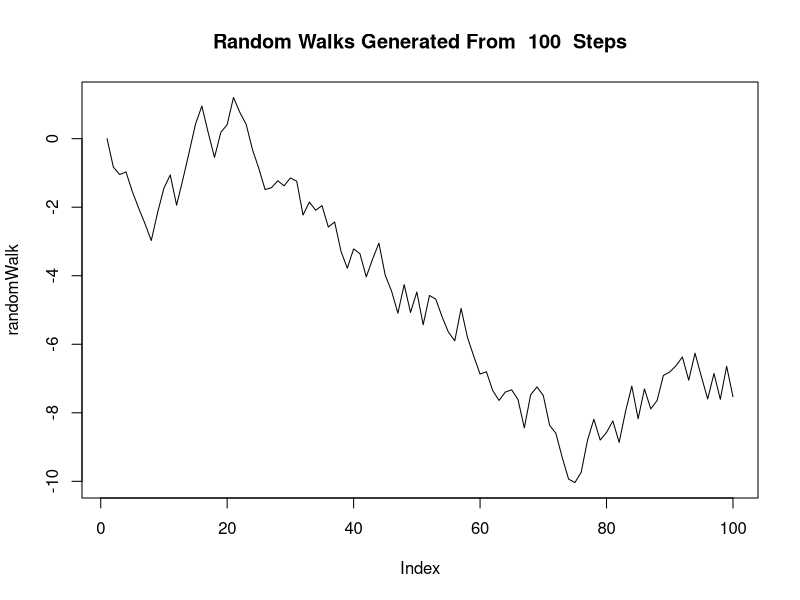
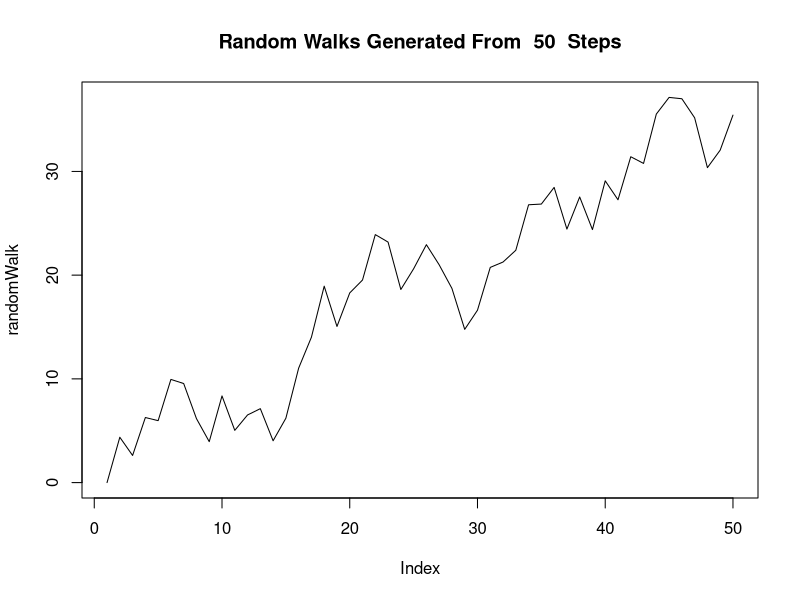
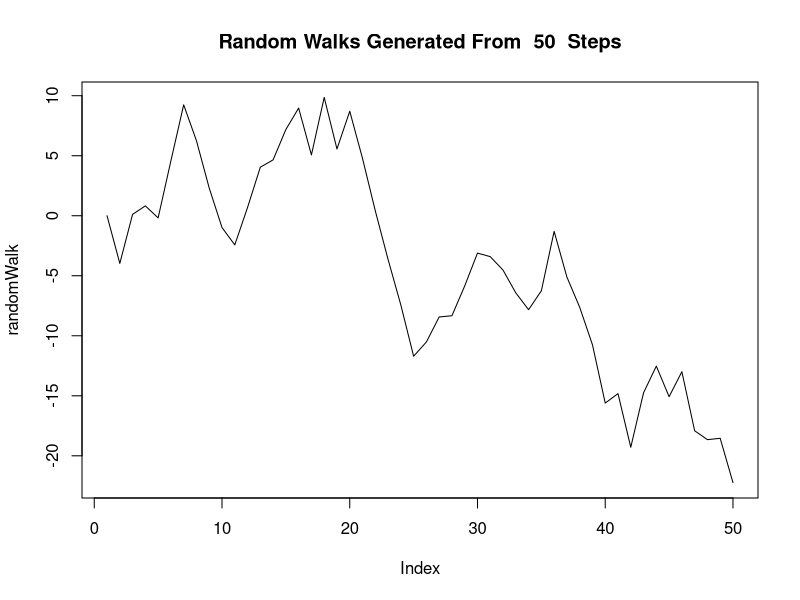
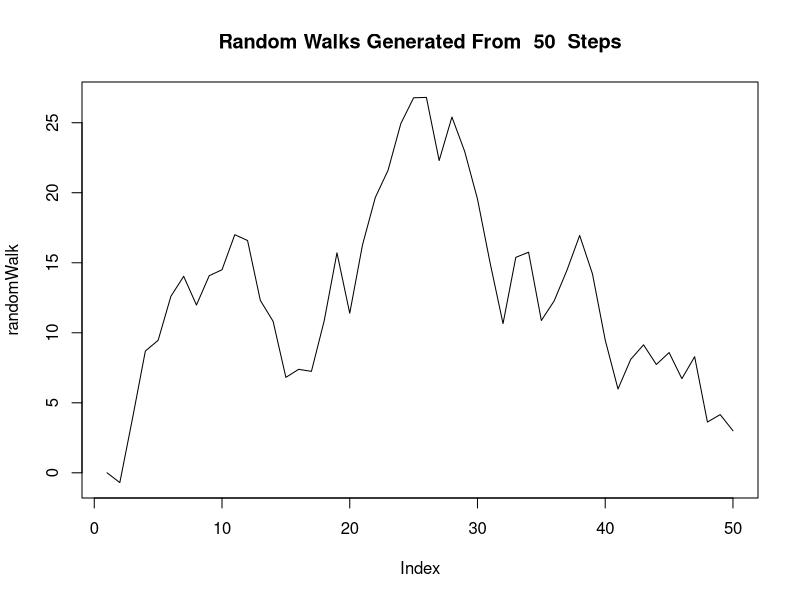
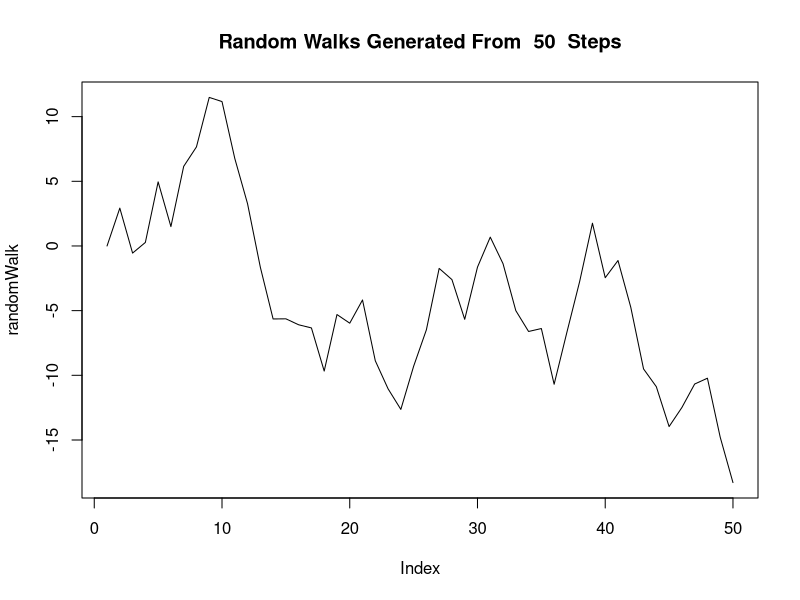
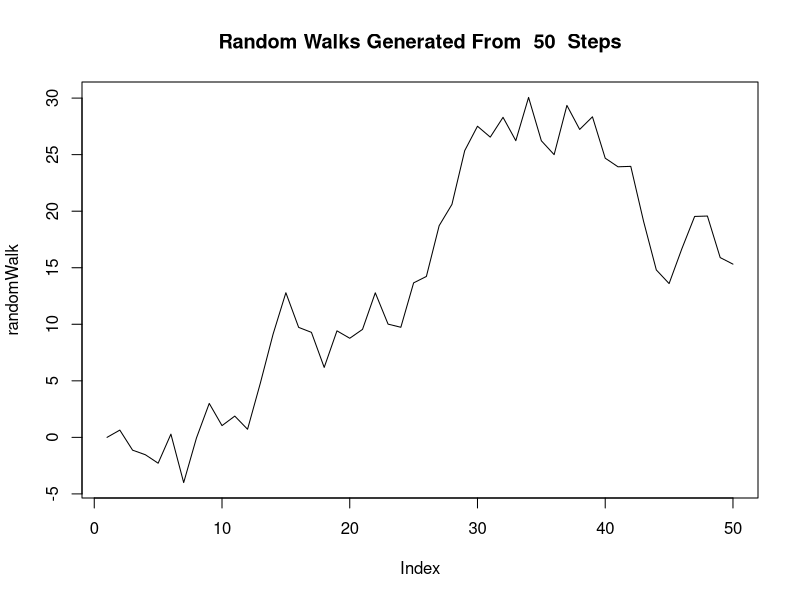
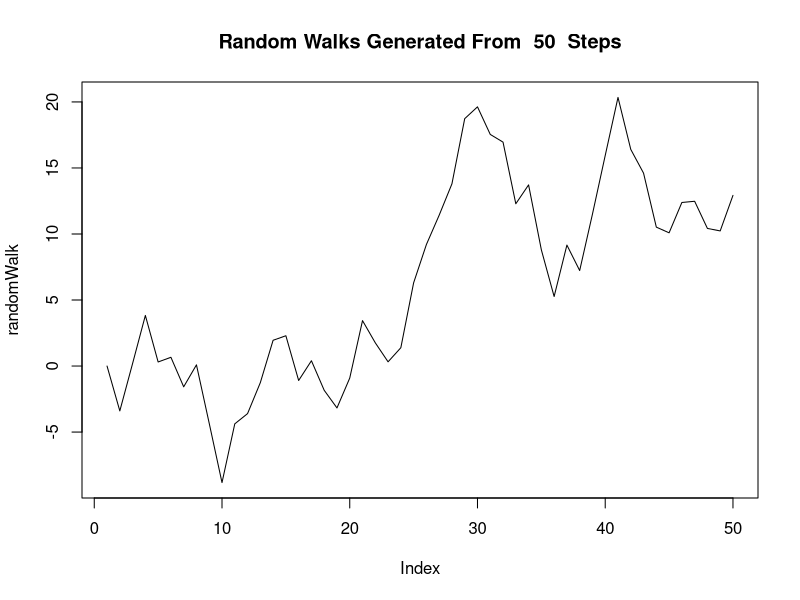
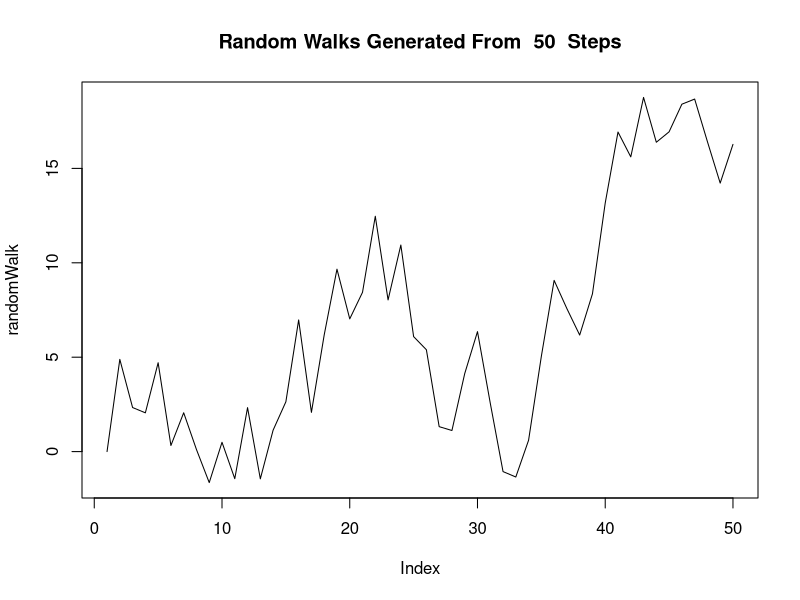

R code for these plots, in order:
####################################### STATS321 ASSIGNMENT ONE ######################################
              ############################ JEFFREY JOSE #################################

######### QUESTION ONE ##########

### PART A ###

#Initialising a function that generates a random walk
#@params numSteps - number of steps, stepRange - maximum size of step
generateWalkFunc <- function(numSteps, stepRange){
  #define the initial starting point
  initial.value <- 0
  #set the current point before the first iteration to the starting point
  #the randomWalk always starts at 0 (initial value)
  currentPoint <- initial.value
  randomWalk <- initial.value
  vec <- vector()
  #for loop which starts at 2 because our stating point is already initialised
  #iterate through until we complete the desired number of steps
  for(i in 2:numSteps){
    #The current position of the walk is the position of the previous point + a 
    #random value taken from a uniform distribution where the range varies from -stepRange to + stepRange.
    randomWalk[i] <- randomWalk[i - 1] + runif(1, -stepRange, stepRange)
    if(i == 2){
      #print(initial.value) #The first value always printed is the initial position (when i is equal to 2 since
      vec <- c(vec, initial.value)
      # thats where the for loop starts)
    }else{
      #print(currentPoint + c(0, cumsum(randomWalk[i])))
      #print(randomWalk[i])
      vec <- c(vec, randomWalk[i])
    }
    currentPoint <- randomWalk[i] #set the current point to the current point of the random walk
  }
  print(vec) #print the final vector showing all the points taken in the 100 steps
  #plot the randomly generated steps as a line plot
  plot(randomWalk, type = "l", main = paste("Random Walks Generated From ", numSteps, " Steps"))
}

### PART B ###

#Calling the above function with a 100 steps each with a maximum size of 1 from each current position
generateWalkFunc(100, 1)


### PART C ###

#Similiar function to the one defined above
generateWalkFuncPartC <- function(numSteps, stepRange){
  #define the initial starting point
  initial.value <- 0
  #set the current point before the first iteration to the starting point
  #the randomWalk always starts at 0 (initial value)
  currentPoint <- initial.value
  randomWalk <- initial.value
  vec <- vector()
  #for loop which starts at 2 because our stating point is already initialised
  #iterate through until we complete the desired number of steps
  for(i in 2:numSteps){
    #The current position of the walk is the position of the previous point + a 
    #random value taken from a uniform distribution where the range varies from -stepRange to + stepRange.
    randomWalk[i] <- randomWalk[i - 1] + runif(1, -stepRange, stepRange)
    if(i == 2){
      #print(initial.value) #The first value always printed is the initial position (when i is equal to 2 since
      vec <- c(vec, initial.value)
      # thats where the for loop starts)
    }else{
      #print(currentPoint + c(0, cumsum(randomWalk[i])))
      #print(randomWalk[i])
      vec <- c(vec, randomWalk[i])
    }
    currentPoint <- randomWalk[i] #set the current point to the current point of the random walk
  }
  #print(vec) #print the final vector showing all the points taken in the 100 steps
  #plot the randomly generated steps as a line plot
  plot(randomWalk, type = "l", main = paste("Random Walks Generated From ", numSteps, " Steps"))
  
  return(tail(vec, n = 1)) #return the last position of each vector
}

testC <- c() #empty vector to hold all the 1000 final positions
for(iterations in 1:1000){
  #iterate through 1000 function calling and append each final position onto testC
  testC <- append(testC, generateWalkFuncPartC(50, 5), after = length(testC))
}
print(testC) #print the final vector containing the 1000 final positions

### PART D ###

#Plot the density graph of the 1000 final positions with a defined normal curve superimposed
plot(density(testC), main = "Density Curve Of the Final Points")
curve(dnorm(x, mean=0, sd=5 * sqrt(50/3)),  col="red", lwd=2, add=TRUE, yaxt="n")



######### QUESTION TWO ##########
